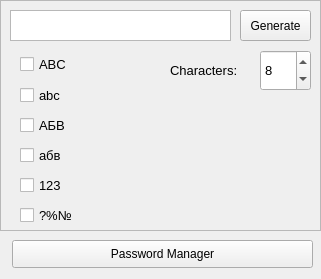
<?xml version="1.0" encoding="UTF-8"?>
<ui version="4.0">
 <class>MainWindow</class>
 <widget class="QMainWindow" name="MainWindow">
  <property name="geometry">
   <rect>
    <x>0</x>
    <y>0</y>
    <width>321</width>
    <height>279</height>
   </rect>
  </property>
  <property name="windowTitle">
   <string>CryptoPass</string>
  </property>
  <property name="windowIcon">
   <iconset>
    <normaloff>../favicon.png</normaloff>../favicon.png</iconset>
  </property>
  <property name="windowOpacity">
   <double>0.900000000000000</double>
  </property>
  <widget class="QWidget" name="centralwidget">
   <widget class="QFrame" name="frame">
    <property name="geometry">
     <rect>
      <x>0</x>
      <y>0</y>
      <width>321</width>
      <height>231</height>
     </rect>
    </property>
    <property name="frameShape">
     <enum>QFrame::StyledPanel</enum>
    </property>
    <property name="frameShadow">
     <enum>QFrame::Raised</enum>
    </property>
    <widget class="QTextEdit" name="textEdit">
     <property name="geometry">
      <rect>
       <x>10</x>
       <y>10</y>
       <width>221</width>
       <height>31</height>
      </rect>
     </property>
    </widget>
    <widget class="QPushButton" name="pushButton">
     <property name="geometry">
      <rect>
       <x>240</x>
       <y>10</y>
       <width>71</width>
       <height>31</height>
      </rect>
     </property>
     <property name="text">
      <string>Generate</string>
     </property>
    </widget>
    <widget class="QCheckBox" name="checkBox">
     <property name="geometry">
      <rect>
       <x>20</x>
       <y>49</y>
       <width>291</width>
       <height>31</height>
      </rect>
     </property>
     <property name="font">
      <font>
       <pointsize>10</pointsize>
      </font>
     </property>
     <property name="text">
      <string>ABC</string>
     </property>
    </widget>
    <widget class="QCheckBox" name="checkBox_2">
     <property name="geometry">
      <rect>
       <x>20</x>
       <y>80</y>
       <width>291</width>
       <height>31</height>
      </rect>
     </property>
     <property name="font">
      <font>
       <pointsize>10</pointsize>
      </font>
     </property>
     <property name="text">
      <string>abc</string>
     </property>
    </widget>
    <widget class="QCheckBox" name="checkBox_3">
     <property name="geometry">
      <rect>
       <x>20</x>
       <y>110</y>
       <width>291</width>
       <height>31</height>
      </rect>
     </property>
     <property name="font">
      <font>
       <pointsize>10</pointsize>
      </font>
     </property>
     <property name="text">
      <string>АБВ</string>
     </property>
    </widget>
    <widget class="QCheckBox" name="checkBox_4">
     <property name="geometry">
      <rect>
       <x>20</x>
       <y>140</y>
       <width>291</width>
       <height>31</height>
      </rect>
     </property>
     <property name="font">
      <font>
       <pointsize>10</pointsize>
      </font>
     </property>
     <property name="text">
      <string>абв</string>
     </property>
    </widget>
    <widget class="QCheckBox" name="checkBox_5">
     <property name="geometry">
      <rect>
       <x>20</x>
       <y>170</y>
       <width>291</width>
       <height>31</height>
      </rect>
     </property>
     <property name="font">
      <font>
       <pointsize>10</pointsize>
      </font>
     </property>
     <property name="text">
      <string>123</string>
     </property>
    </widget>
    <widget class="QCheckBox" name="checkBox_6">
     <property name="geometry">
      <rect>
       <x>20</x>
       <y>200</y>
       <width>291</width>
       <height>31</height>
      </rect>
     </property>
     <property name="font">
      <font>
       <pointsize>10</pointsize>
      </font>
     </property>
     <property name="text">
      <string>?%№</string>
     </property>
    </widget>
    <widget class="QSpinBox" name="spinBox">
     <property name="geometry">
      <rect>
       <x>260</x>
       <y>50</y>
       <width>51</width>
       <height>41</height>
      </rect>
     </property>
     <property name="font">
      <font>
       <pointsize>10</pointsize>
      </font>
     </property>
     <property name="value">
      <number>8</number>
     </property>
    </widget>
    <widget class="QLabel" name="label">
     <property name="geometry">
      <rect>
       <x>170</x>
       <y>50</y>
       <width>91</width>
       <height>41</height>
      </rect>
     </property>
     <property name="font">
      <font>
       <pointsize>10</pointsize>
      </font>
     </property>
     <property name="text">
      <string>Characters:</string>
     </property>
    </widget>
   </widget>
   <widget class="QPushButton" name="pushButton_2">
    <property name="geometry">
     <rect>
      <x>12</x>
      <y>240</y>
      <width>301</width>
      <height>28</height>
     </rect>
    </property>
    <property name="text">
     <string>Password Manager</string>
    </property>
   </widget>
  </widget>
 </widget>
 <resources/>
 <connections/>
</ui>
